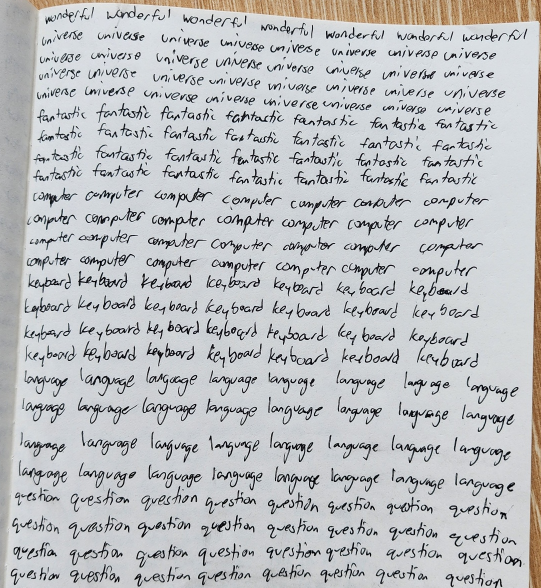
#> input picture images/words-wonderful-universe-fantastic-computer-keyboard-language-question.jpg, 1082 x 1175 px, found by its file name (shown at 1/2 size)
$ python wordPreprocessing.py
#> lines starting #> are read from the running program, lines starting #| are printed output that depends on the picture; after the words box and inside, x2 and y2 are one past the last pixel; in counts of white or black regions, pixels touching at a corner belong together
import cv2
import os
import numpy as np

def preprocess_image(image_path, output_path):
    image = cv2.imread(image_path)
#> image is the input picture: shape (1175, 1082, 3); mean B, G, R 191.8, 189.6, 187.6

    if image is None:
        print(f"Error: Unable to load image at {image_path}")
        return None

    gray_image = cv2.cvtColor(image, cv2.COLOR_BGR2GRAY)
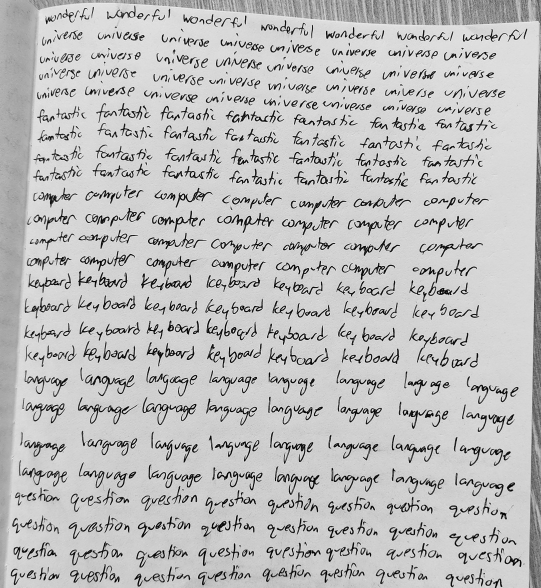
#> gray_image: shape (1175, 1082) (shown at 1/2 size); min 0, max 253, mean 189.3

    blurred_image = cv2.GaussianBlur(gray_image, (5, 5), 0)

    binary_image = cv2.adaptiveThreshold(blurred_image, 255, cv2.ADAPTIVE_THRESH_GAUSSIAN_C,
                                         cv2.THRESH_BINARY_INV, 15, 4)
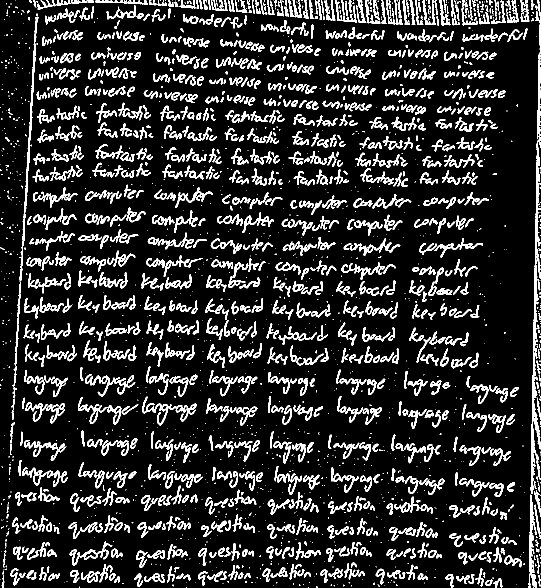
#> binary_image: shape (1175, 1082) (shown at 1/2 size); 15.1% white; 2313 white regions (1153 under 20 px), largest, box (x1, y1, x2, y2) and area: (1061, 281, 1082, 988) 4264, (41, 33, 77, 512) 1764, (1057, 989, 1074, 1175) 1230

    kernel = np.ones((3, 3), np.uint8)
    binary_image = cv2.morphologyEx(binary_image, cv2.MORPH_CLOSE, kernel, iterations=1)
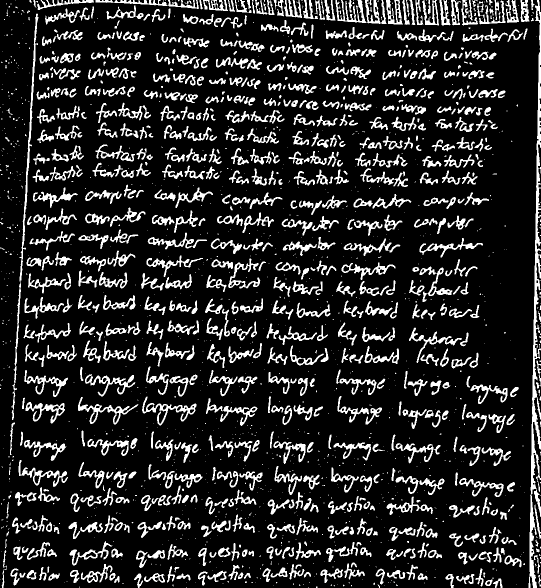
#> binary_image: shape (1175, 1082) (shown at 1/2 size); 16.3% white; 1758 white regions (1003 under 20 px), largest, box (x1, y1, x2, y2) and area: (1057, 0, 1082, 1175) 8244, (22, 27, 77, 840) 2892, (671, 0, 773, 48) 1959
    binary_image = cv2.morphologyEx(binary_image, cv2.MORPH_OPEN, kernel, iterations=1)
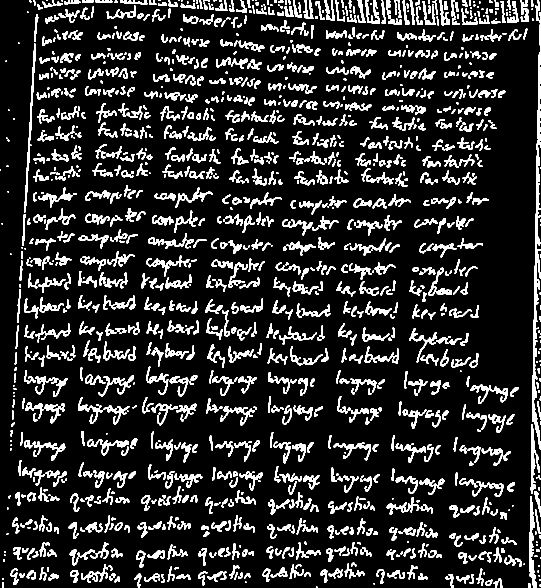
#> binary_image: shape (1175, 1082) (shown at 1/2 size); 14.7% white; 1537 white regions (223 under 20 px), largest, box (x1, y1, x2, y2) and area: (1064, 24, 1082, 899) 4876, (48, 87, 71, 425) 1293, (1059, 992, 1074, 1175) 1239

    cv2.imwrite(output_path, binary_image)
    print(f"Processed image saved to {output_path}")

    return binary_image

def pad_image(image, target_height, target_width):
    height, width = image.shape
    padded_image = np.zeros((target_height, target_width), dtype=np.uint8)
    y_offset = (target_height - height) // 2
    x_offset = (target_width - width) // 2
    padded_image[y_offset:y_offset+height, x_offset:x_offset+width] = image
    return padded_image

def segment_words(binary_image, output_dir, min_area=100):
#> called with output_dir = './temp/segmented_words', min_area = 100
    kernel = np.ones((3, 3), np.uint8)
    dilated_image = cv2.dilate(binary_image, kernel, iterations=3)
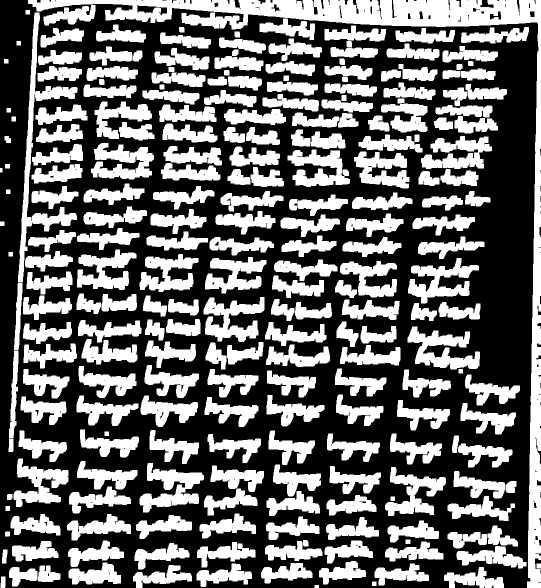
#> dilated_image: shape (1175, 1082) (shown at 1/2 size); 41.9% white; 237 white regions

    contours, _ = cv2.findContours(dilated_image, cv2.RETR_EXTERNAL, cv2.CHAIN_APPROX_SIMPLE)
#> contours = 237 contours; largest, box (x1, y1, x2, y2) and area: (56, 0, 1082, 1175) 53802, (36, 25, 155, 564) 8583, (815, 653, 960, 739) 5625, (279, 926, 408, 1025) 5610, (407, 594, 529, 684) 5302

    word_index = 0
    for contour in contours:
        x, y, w, h = cv2.boundingRect(contour)
        area = cv2.contourArea(contour)

        if area < min_area:
            continue

        word_image = binary_image[y:y+h, x:x+w]
        word_image = cv2.resize(word_image, (128, 48))

        word_image_path = os.path.join(output_dir, f'word_{word_index}.png')
        cv2.imwrite(word_image_path, word_image)
        word_index += 1
#> this loop made 237 passes
#> (x, y, w, h, area) on passes 3 to 5: (1, 1153, 10, 22, 176), (888, 1134, 120, 41, 2428.5), (18, 1134, 57, 39, 1280.5)
#> pass 3, in segment_words, `word_image = cv2.resize(word_image, (128, 48))`:
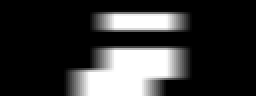
#> word_image: shape (48, 128) (shown 2 times larger); min 0, max 255, mean 54.4
#> after the loop, word_index = 211

image_path = './images/words-wonderful-universe-fantastic-computer-keyboard-language-question.jpg'
processed_image_path = './processed/processed_words/words-wonderful-universe-fantastic-computer-keyboard-language-question.jpg'
output_dir = './temp/segmented_words'
os.makedirs(output_dir, exist_ok=True)

binary_image = preprocess_image(image_path, processed_image_path)

if binary_image is not None:
    segment_words(binary_image, output_dir, min_area=100)

$ run again, with images/characters-4-!.jpg copied over images/words-wonderful-universe-fantastic-computer-keyboard-language-question.jpg
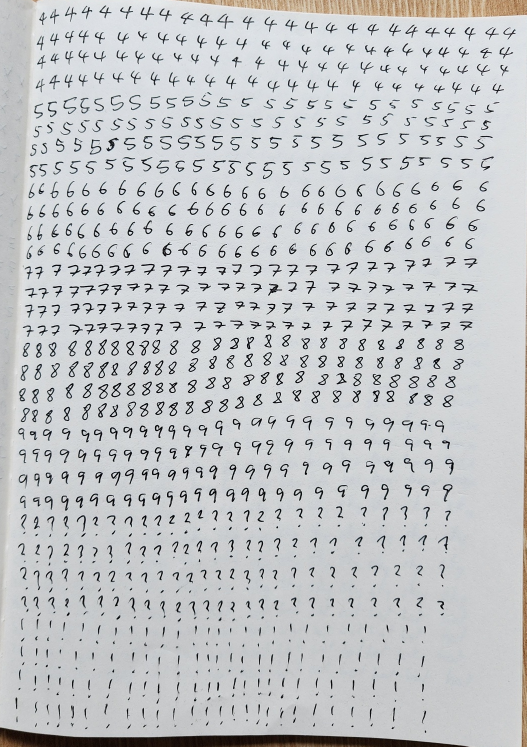
#> input picture images/characters-4-!.jpg, 1053 x 1493 px, found by its file name (shown at 1/2 size)
#> in preprocess_image, image is the input picture: shape (1493, 1053, 3); mean B, G, R 199.4, 197.2, 195
#> in preprocess_image, `binary_image = cv2.adaptiveThreshold(blurred_image, 255, cv2.ADAPTIVE_..`:
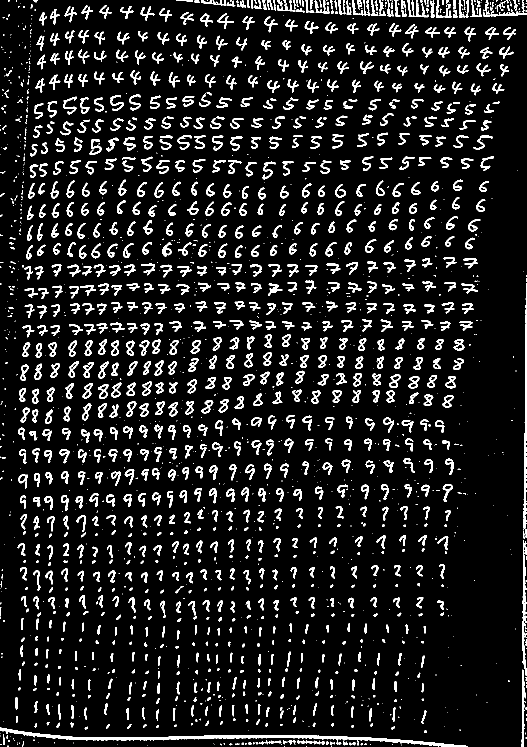
#> binary_image: shape (1493, 1053) (shown at 1/2 size); 10.3% white; 2091 white regions (934 under 20 px), largest, box (x1, y1, x2, y2) and area: (0, 1455, 936, 1493) 5324, (1047, 571, 1053, 1058) 1423, (1045, 1080, 1053, 1352) 1174
#> in segment_words, `dilated_image = cv2.dilate(binary_image, kernel, iterations=3)`:
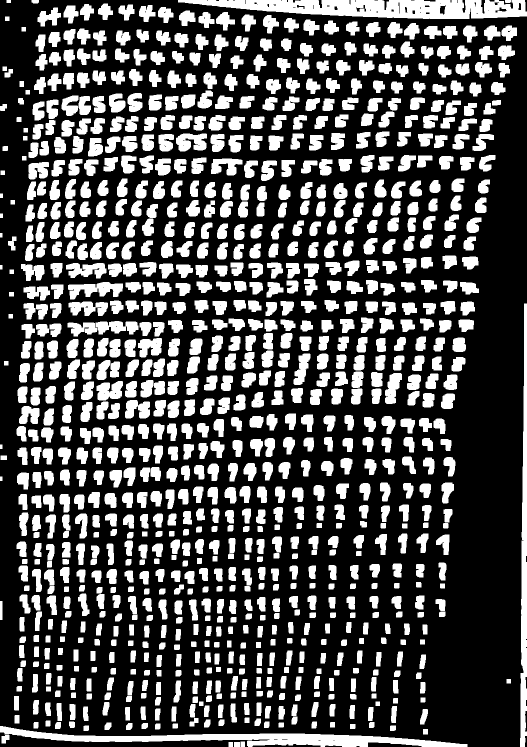
#> dilated_image: shape (1493, 1053) (shown at 1/2 size); 31% white; 1033 white regions
#> contours = 1033 contours; largest, box (x1, y1, x2, y2) and area: (356, 0, 1053, 38) 17956, (0, 1452, 935, 1493) 12600, (1040, 607, 1053, 1493) 6526, (136, 564, 246, 599) 2064, (132, 526, 213, 557) 1536
#> the loop in segment_words, `for contour in contours:` made 1033 passes
#> (x, y, w, h, area) on passes 4, 6, 7: (3, 1470, 16, 17, 178), (0, 1452, 935, 41, 12599.5), (780, 1451, 12, 11, 106.5)
#> after the loop in segment_words, `for contour in contours:`: word_index = 935

$ run again, with images/characters-4-9.jpg copied over images/words-wonderful-universe-fantastic-computer-keyboard-language-question.jpg
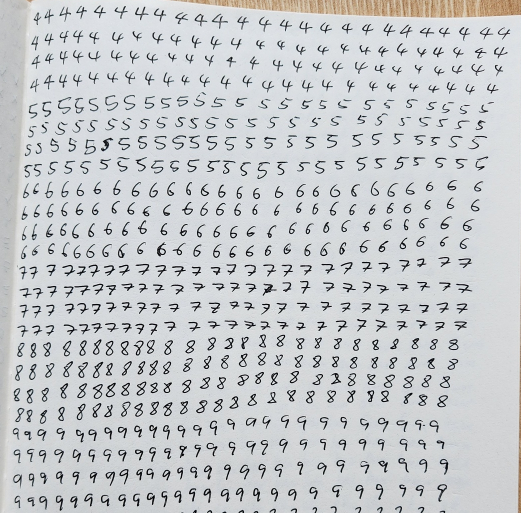
#> input picture images/characters-4-9.jpg, 1042 x 1026 px, found by its file name (shown at 1/2 size)
#> in preprocess_image, image is the input picture: shape (1026, 1042, 3); mean B, G, R 203.5, 201, 198.2
#> in preprocess_image, `binary_image = cv2.adaptiveThreshold(blurred_image, 255, cv2.ADAPTIVE_..`:
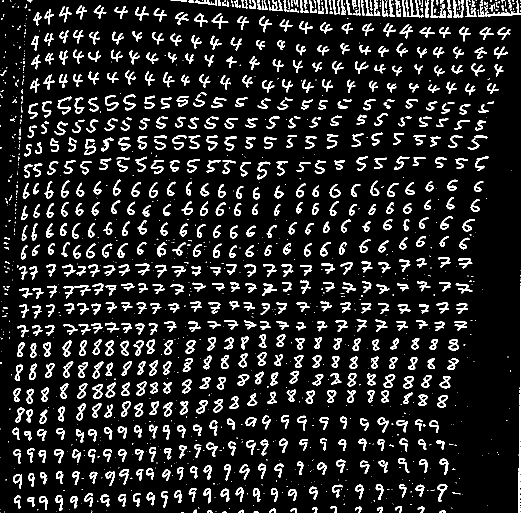
#> binary_image: shape (1026, 1042) (shown at 1/2 size); 11.8% white; 1400 white regions (662 under 20 px), largest, box (x1, y1, x2, y2) and area: (1036, 571, 1042, 1026) 1283, (970, 0, 1042, 33) 411, (814, 0, 847, 35) 345
#> in segment_words, `dilated_image = cv2.dilate(binary_image, kernel, iterations=3)`:
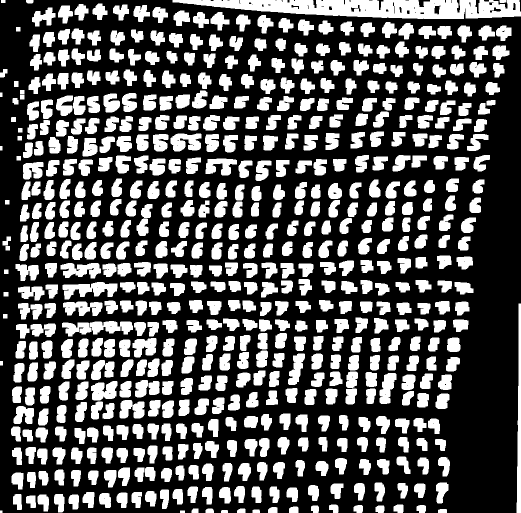
#> dilated_image: shape (1026, 1042) (shown at 1/2 size); 35.1% white; 635 white regions
#> contours = 635 contours, 1 with area under 20; largest, box (x1, y1, x2, y2) and area: (345, 0, 1042, 38) 17840, (1033, 607, 1042, 1026) 2210, (125, 564, 235, 599) 2063, (121, 526, 202, 557) 1536, (341, 267, 403, 303) 1531
#> the loop in segment_words, `for contour in contours:` made 635 passes
#> (x, y, w, h, area) on passes 3 to 5: (442, 1020, 14, 6, 63), (505, 1019, 15, 7, 81), (876, 1018, 18, 8, 114.5)
#> after the loop in segment_words, `for contour in contours:`: word_index = 611

$ run again, with images/characters-A-G.jpg copied over images/words-wonderful-universe-fantastic-computer-keyboard-language-question.jpg
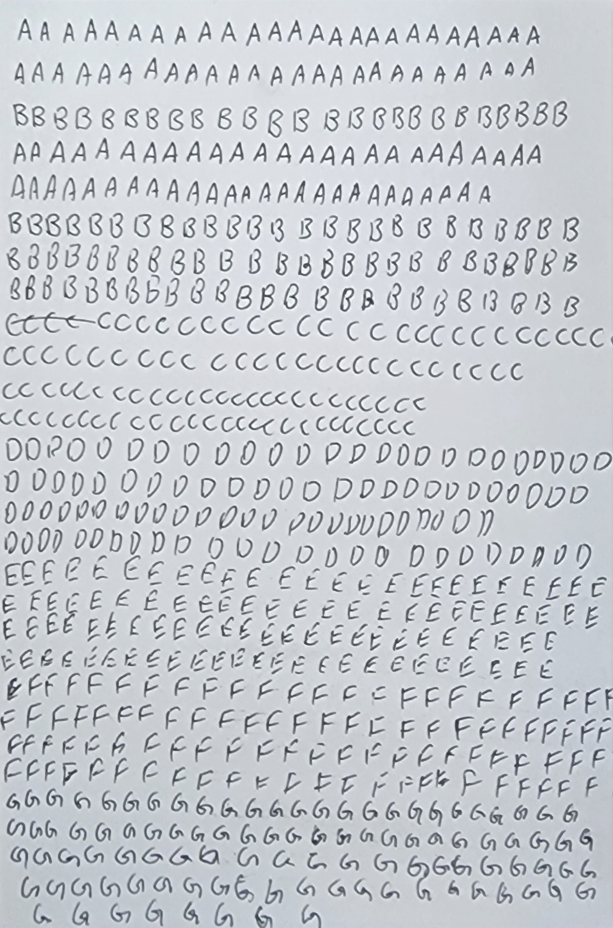
#> input picture images/characters-A-G.jpg, 1226 x 1855 px, found by its file name (shown at 1/2 size)
#> in preprocess_image, image is the input picture: shape (1855, 1226, 3); mean B, G, R 207.1, 201.9, 197.7
#> in preprocess_image, `binary_image = cv2.adaptiveThreshold(blurred_image, 255, cv2.ADAPTIVE_..`:
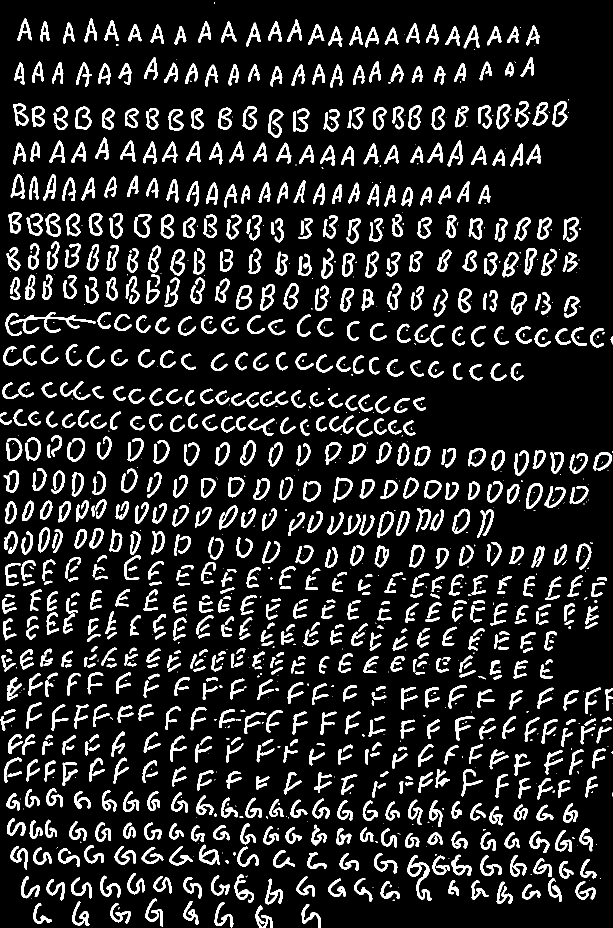
#> binary_image: shape (1855, 1226) (shown at 1/2 size); 13.4% white; 1314 white regions (433 under 20 px), largest, box (x1, y1, x2, y2) and area: (21, 624, 192, 668) 1543, (814, 1710, 864, 1802) 1221, (469, 1748, 508, 1806) 693
#> dilated_image: shape (1855, 1226); 34.8% white; 660 white regions
#> contours = 660 contours; largest, box (x1, y1, x2, y2) and area: (8, 621, 225, 675) 5690, (811, 1705, 946, 1805) 5421, (397, 775, 614, 818) 5188, (629, 828, 833, 876) 4890, (326, 495, 373, 617) 3238
#> the loop in segment_words, `for contour in contours:` made 660 passes
#> (x, y, w, h, area) on passes 1 to 3: (507, 1809, 41, 46, 1225.5), (600, 1805, 45, 50, 1207), (218, 1803, 47, 47, 1366)
#> pass 2, in segment_words, `word_image = cv2.resize(word_image, (128, 48))`:
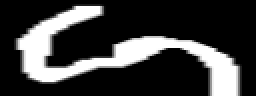
#> word_image: shape (48, 128) (shown 2 times larger); min 0, max 255, mean 61
#> after the loop in segment_words, `for contour in contours:`: word_index = 646
